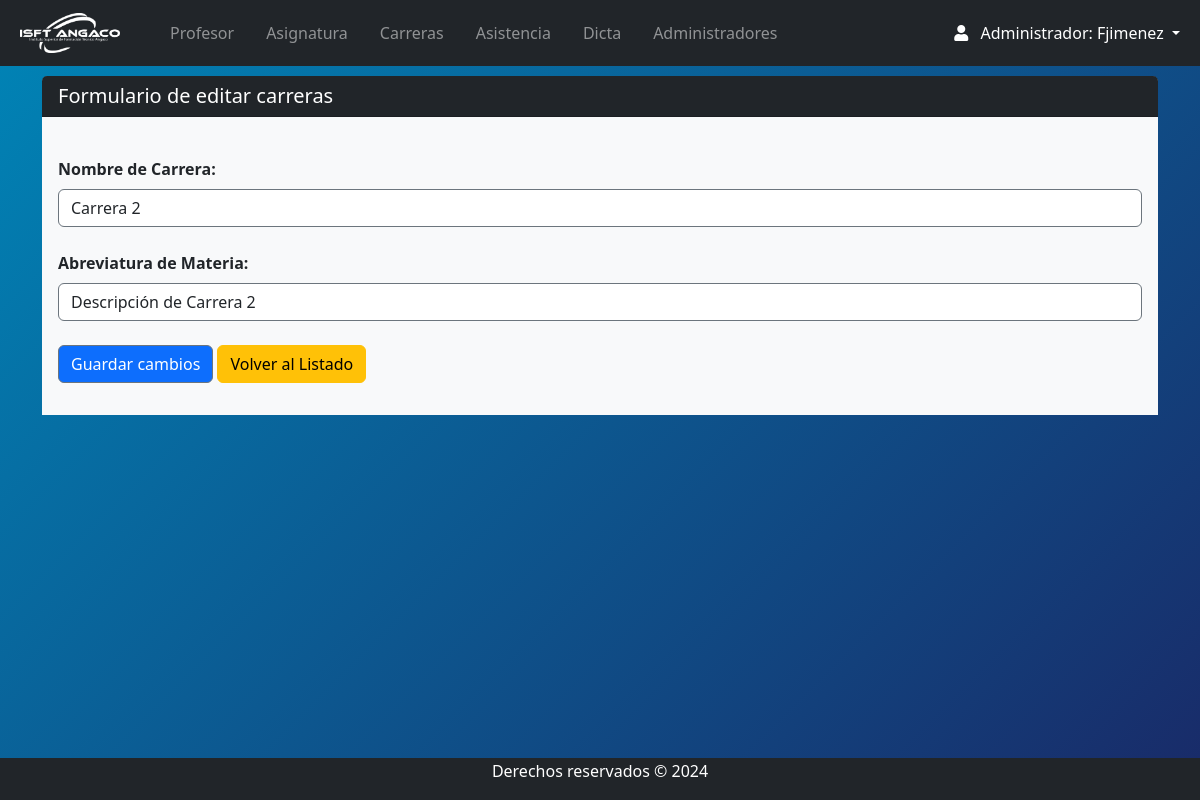
/Views/admin/carrera_edit.php?id=2 (signed in), run on an earlier commit of the app's database.
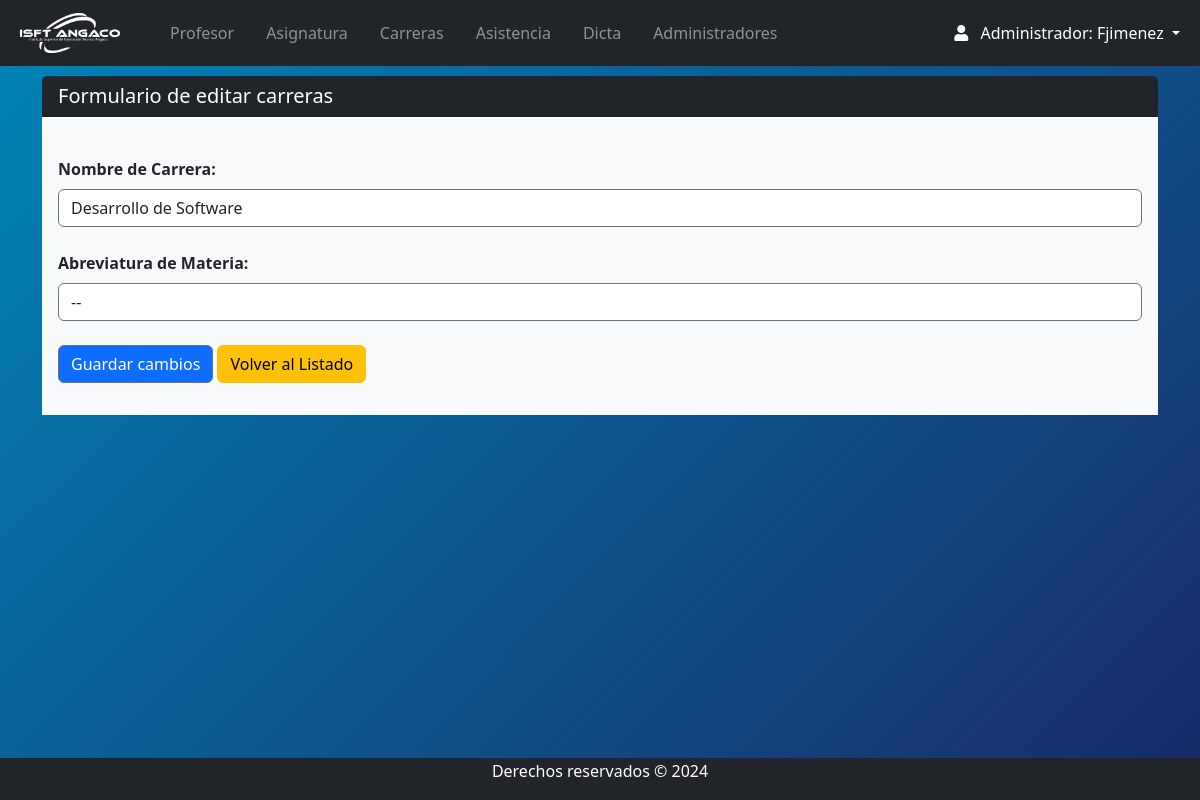
And on a later commit of the database.
### tables this page shows
CREATE TABLE `carreras` (
  `id` int(11) NOT NULL,
  `nombre` varchar(255) NOT NULL,
  `descripcion` varchar(255) NOT NULL,
  `etapa` varchar(15) NOT NULL
);

### Views/admin/carrera_edit.php (the view, shortened to what this page needs)
<?php
include("../../conn/connection.php");
require("navbar.php");
if (isset($_POST['enviar'])) {
  $id = $_POST['id'];
  $NombreCarrera = $_POST['Ncarrera'];
  $AbreviaturaCarrera = $_POST['Abrev'];
  $sql = "UPDATE carreras SET nombre=?, descripcion=? WHERE id=?";
  $sentenciaPreparada = mysqli_prepare($conexion, $sql);
  mysqli_stmt_bind_param($sentenciaPreparada, 'ssi', $NombreCarrera, $AbreviaturaCarrera, $id);
  if (mysqli_stmt_execute($sentenciaPreparada)) {
    echo "<script language='JavaScript'>
        alert('Los datos se actualizaron correctamente');
        location.assign('carrera_index.php');
        </script>";
  } else {
    echo "<script language='JavaScript'>
        alert('Los datos no se actualizaron correctamente');
        location.assign('carrera_index.php');
        </script>";
  }
  mysqli_stmt_close($sentenciaPreparada);
} else {
  $id = $_GET['id'];
  $sql = "SELECT * FROM carreras WHERE id=?";
  $sentenciaPreparada = mysqli_prepare($conexion, $sql);
  mysqli_stmt_bind_param($sentenciaPreparada, 'i', $id);
  mysqli_stmt_execute($sentenciaPreparada);
  $resultado = mysqli_stmt_get_result($sentenciaPreparada);
  $fila = mysqli_fetch_assoc($resultado);
  $NombreCarrera = $fila['nombre'];
  $AbreviaturaCarrera = $fila['descripcion'];
}
?>
<div class="container mt-3">
  <div class="card rounded-2 border-0">
    <h5 class="card-header bg-dark text-white">Formulario de editar carreras</h5>
    <b class="card-body bg-light">
      <form class="form-group" action="" method="post">
        <p class="form-label mt-4">Nombre de Carrera:</p>
        <input class="form-control" type="text" name="Ncarrera" value="<?php echo $NombreCarrera; ?>" placeholder="Ingrese el nombre de la carrera" />
        <p class="form-label mt-4">Abreviatura de Materia:</p>
        <input class="form-control" type="text" name="Abrev" value="<?php echo $AbreviaturaCarrera; ?>" placeholder="Ingrese la abreviatura de la carrera" />
        <input type="hidden" name="id" value="<?php echo $id; ?>"><br>
        <input class="btn btn-primary" type="submit" name="enviar" value="Guardar cambios" />
        <button class="btn btn-warning"><a href="carrera_index.php">Volver al Listado</a></button>
      </form>
    </b>
  </div>
</div>
<?php
require("footer.php");
?>

What changed in the data, as far as the page shows it:
changed carreras: Ncarrera "Carrera 2" → "Desarrollo de Software"; Abrev "Descripción de Carrera 2" → "--"
